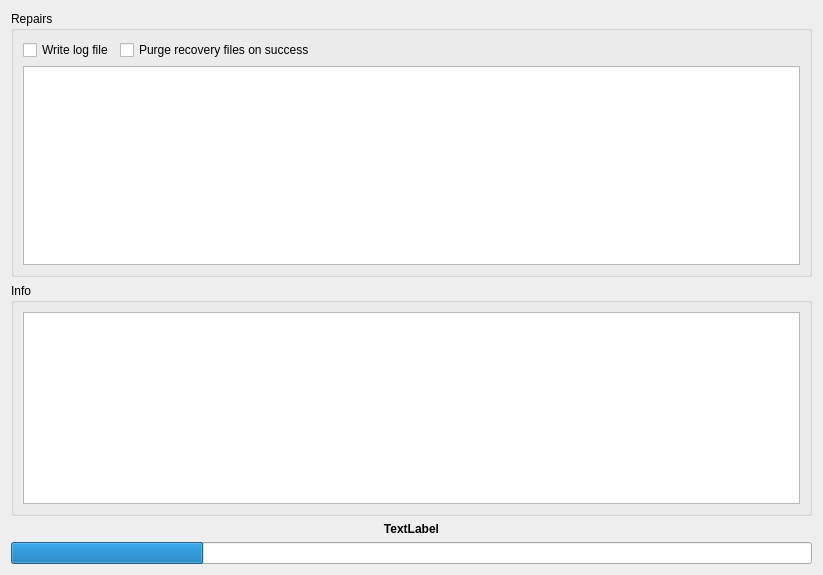
<?xml version="1.0" encoding="UTF-8"?>
<ui version="4.0">
 <class>Repair</class>
 <widget class="QWidget" name="Repair">
  <property name="geometry">
   <rect>
    <x>0</x>
    <y>0</y>
    <width>823</width>
    <height>575</height>
   </rect>
  </property>
  <property name="windowTitle">
   <string>Repairs</string>
  </property>
  <property name="windowIcon">
   <iconset resource="resource.qrc">
    <normaloff>:/resource/16x16_ico_png/ico_recovery.png</normaloff>:/resource/16x16_ico_png/ico_recovery.png</iconset>
  </property>
  <layout class="QVBoxLayout" name="verticalLayout_3">
   <item>
    <widget class="QGroupBox" name="groupBox">
     <property name="title">
      <string>Repairs</string>
     </property>
     <layout class="QVBoxLayout" name="verticalLayout_4">
      <item>
       <layout class="QHBoxLayout" name="horizontalLayout">
        <item>
         <widget class="QCheckBox" name="chkWriteLogs">
          <property name="text">
           <string>Write log file</string>
          </property>
         </widget>
        </item>
        <item>
         <widget class="QCheckBox" name="chkPurgePars">
          <property name="text">
           <string>Purge recovery files on success</string>
          </property>
         </widget>
        </item>
        <item>
         <spacer name="horizontalSpacer">
          <property name="orientation">
           <enum>Qt::Horizontal</enum>
          </property>
          <property name="sizeHint" stdset="0">
           <size>
            <width>40</width>
            <height>20</height>
           </size>
          </property>
         </spacer>
        </item>
       </layout>
      </item>
      <item>
       <widget class="QTableView" name="tableList">
        <property name="contextMenuPolicy">
         <enum>Qt::CustomContextMenu</enum>
        </property>
        <property name="selectionMode">
         <enum>QAbstractItemView::ExtendedSelection</enum>
        </property>
        <property name="selectionBehavior">
         <enum>QAbstractItemView::SelectRows</enum>
        </property>
        <property name="showGrid">
         <bool>false</bool>
        </property>
        <attribute name="horizontalHeaderStretchLastSection">
         <bool>true</bool>
        </attribute>
        <attribute name="verticalHeaderVisible">
         <bool>false</bool>
        </attribute>
        <attribute name="verticalHeaderDefaultSectionSize">
         <number>16</number>
        </attribute>
       </widget>
      </item>
     </layout>
    </widget>
   </item>
   <item>
    <widget class="QGroupBox" name="grpOutput">
     <property name="title">
      <string>Info</string>
     </property>
     <property name="flat">
      <bool>false</bool>
     </property>
     <layout class="QVBoxLayout" name="verticalLayout">
      <item>
       <widget class="QTableView" name="tableData">
        <property name="sizePolicy">
         <sizepolicy hsizetype="Expanding" vsizetype="Minimum">
          <horstretch>0</horstretch>
          <verstretch>0</verstretch>
         </sizepolicy>
        </property>
        <property name="contextMenuPolicy">
         <enum>Qt::CustomContextMenu</enum>
        </property>
        <property name="styleSheet">
         <string/>
        </property>
        <property name="selectionMode">
         <enum>QAbstractItemView::SingleSelection</enum>
        </property>
        <property name="selectionBehavior">
         <enum>QAbstractItemView::SelectRows</enum>
        </property>
        <property name="textElideMode">
         <enum>Qt::ElideLeft</enum>
        </property>
        <property name="showGrid">
         <bool>false</bool>
        </property>
        <property name="gridStyle">
         <enum>Qt::SolidLine</enum>
        </property>
        <attribute name="horizontalHeaderMinimumSectionSize">
         <number>16</number>
        </attribute>
        <attribute name="horizontalHeaderStretchLastSection">
         <bool>true</bool>
        </attribute>
        <attribute name="verticalHeaderVisible">
         <bool>false</bool>
        </attribute>
        <attribute name="verticalHeaderDefaultSectionSize">
         <number>16</number>
        </attribute>
        <attribute name="verticalHeaderMinimumSectionSize">
         <number>16</number>
        </attribute>
       </widget>
      </item>
     </layout>
    </widget>
   </item>
   <item>
    <widget class="QLabel" name="lblStatus">
     <property name="font">
      <font>
       <weight>75</weight>
       <bold>true</bold>
      </font>
     </property>
     <property name="text">
      <string>TextLabel</string>
     </property>
     <property name="alignment">
      <set>Qt::AlignCenter</set>
     </property>
    </widget>
   </item>
   <item>
    <widget class="QProgressBar" name="progressList">
     <property name="value">
      <number>24</number>
     </property>
     <property name="textVisible">
      <bool>false</bool>
     </property>
     <property name="format">
      <string/>
     </property>
    </widget>
   </item>
  </layout>
  <action name="actionAutoRepair">
   <property name="checkable">
    <bool>true</bool>
   </property>
   <property name="icon">
    <iconset resource="resource.qrc">
     <normaloff>:/resource/16x16_ico_png/ico_recovery.png</normaloff>:/resource/16x16_ico_png/ico_recovery.png</iconset>
   </property>
   <property name="text">
    <string>Auto Repair</string>
   </property>
   <property name="toolTip">
    <string>Recover files</string>
   </property>
  </action>
  <action name="actionAdd">
   <property name="icon">
    <iconset resource="resource.qrc">
     <normaloff>:/resource/16x16_ico_png/ico_recovery.png</normaloff>:/resource/16x16_ico_png/ico_recovery.png</iconset>
   </property>
   <property name="text">
    <string>Repair ...</string>
   </property>
   <property name="toolTip">
    <string>Repair an archive</string>
   </property>
  </action>
  <action name="actionDel">
   <property name="icon">
    <iconset resource="resource.qrc">
     <normaloff>:/resource/16x16_ico_png/ico_recovery_del.png</normaloff>:/resource/16x16_ico_png/ico_recovery_del.png</iconset>
   </property>
   <property name="text">
    <string>Delete</string>
   </property>
   <property name="toolTip">
    <string>Remove a recovery</string>
   </property>
  </action>
  <action name="actionTop">
   <property name="icon">
    <iconset resource="resource.qrc">
     <normaloff>:/resource/16x16_ico_png/ico_task_movetop.png</normaloff>:/resource/16x16_ico_png/ico_task_movetop.png</iconset>
   </property>
   <property name="text">
    <string>Top</string>
   </property>
   <property name="toolTip">
    <string>Move to top</string>
   </property>
  </action>
  <action name="actionMoveUp">
   <property name="icon">
    <iconset resource="resource.qrc">
     <normaloff>:/resource/16x16_ico_png/ico_move_up.png</normaloff>:/resource/16x16_ico_png/ico_move_up.png</iconset>
   </property>
   <property name="text">
    <string>Move up</string>
   </property>
  </action>
  <action name="actionMoveDown">
   <property name="icon">
    <iconset resource="resource.qrc">
     <normaloff>:/resource/16x16_ico_png/ico_move_down.png</normaloff>:/resource/16x16_ico_png/ico_move_down.png</iconset>
   </property>
   <property name="text">
    <string>Move down</string>
   </property>
  </action>
  <action name="actionBottom">
   <property name="icon">
    <iconset resource="resource.qrc">
     <normaloff>:/resource/16x16_ico_png/ico_task_movebottom.png</normaloff>:/resource/16x16_ico_png/ico_task_movebottom.png</iconset>
   </property>
   <property name="text">
    <string>Bottom</string>
   </property>
  </action>
  <action name="actionClear">
   <property name="icon">
    <iconset resource="resource.qrc">
     <normaloff>:/resource/16x16_ico_png/ico_clear.png</normaloff>:/resource/16x16_ico_png/ico_clear.png</iconset>
   </property>
   <property name="text">
    <string>Clear</string>
   </property>
   <property name="toolTip">
    <string>Remove complete items</string>
   </property>
  </action>
  <action name="actionOpenLog">
   <property name="icon">
    <iconset resource="resource.qrc">
     <normaloff>:/resource/16x16_ico_png/ico_log.png</normaloff>:/resource/16x16_ico_png/ico_log.png</iconset>
   </property>
   <property name="text">
    <string>Open log</string>
   </property>
  </action>
 </widget>
 <resources>
  <include location="resource.qrc"/>
 </resources>
 <connections/>
</ui>
